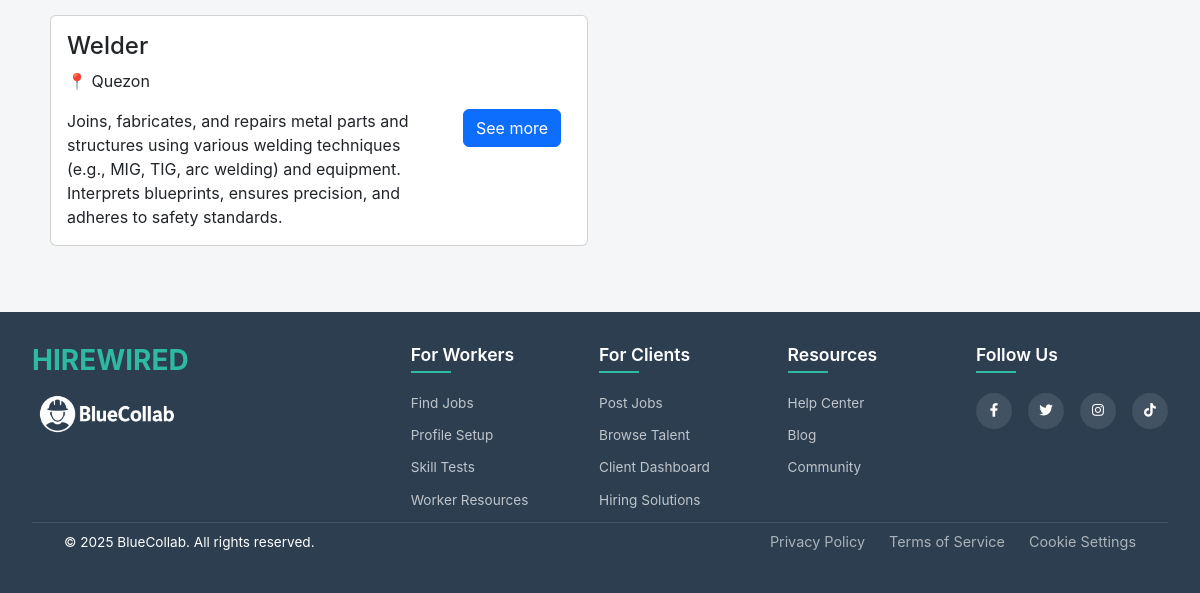
/jobs/ (signed in, lower part), run on an earlier commit of the app's database.
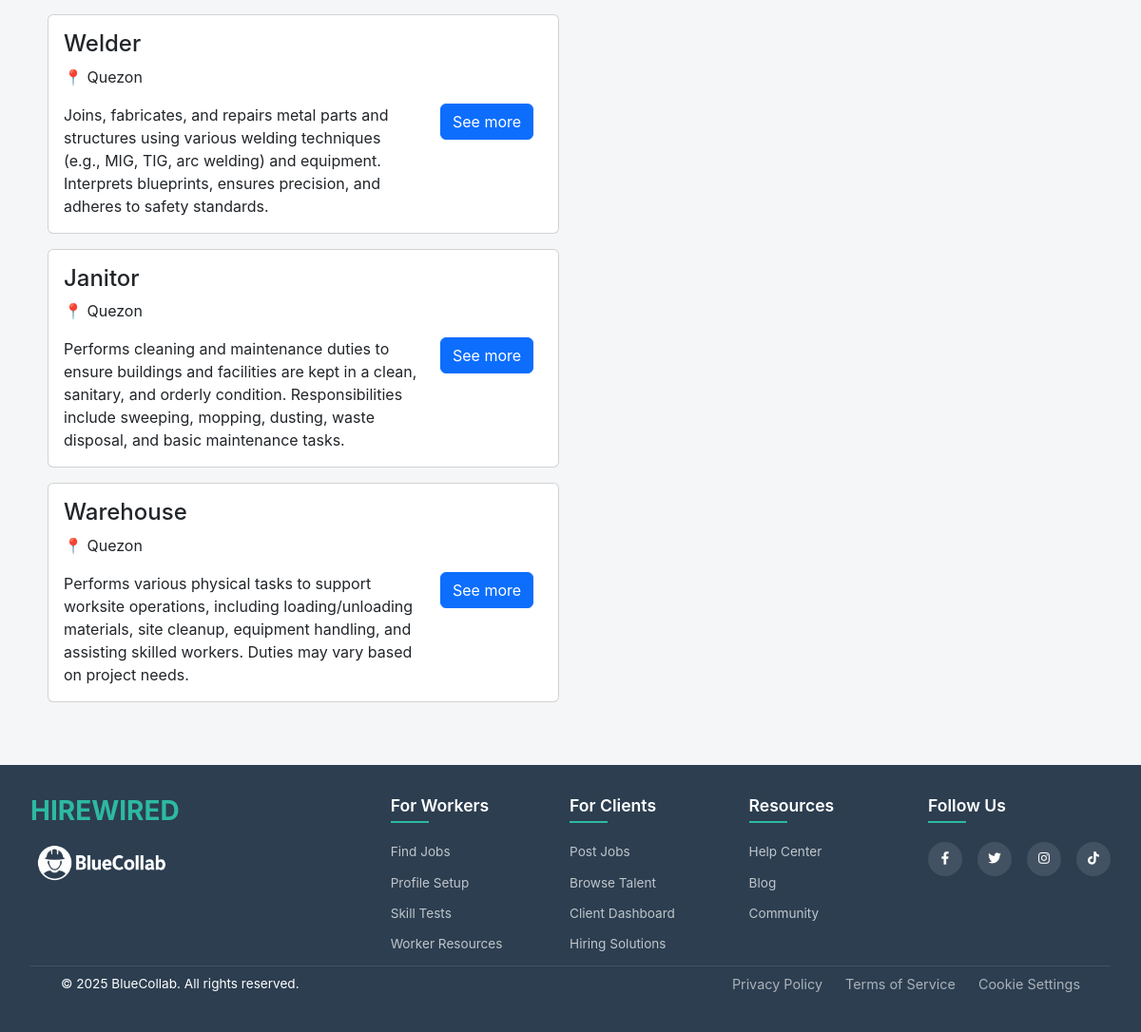
And on a later commit of the database.
### findjob/models.py (models this page shows)
class Job(models.Model):
    name = models.CharField(max_length=255)
    description = models.TextField(blank=True)
    category = models.CharField(max_length=255)
    schedule = models.CharField(max_length=255)
    salary = models.DecimalField(max_digits=10, decimal_places=2)
    rate_type = models.CharField(max_length=10, choices=[('hr', 'Per Hour'), ('day', 'Per Day')])
    details = models.TextField(blank=True)
    city = models.CharField(max_length=100, default='Quezon')

### findjob/views.py (the view)
# urls.py: path('jobs/', find_jobs_view, name='find_jobs_view'),
@login_required
def find_jobs_view(request, *args, **kwargs):
    jobs = Job.objects.all()
    search_query = request.GET.get("search_query", "")
    location = request.GET.get("location", "")
    min_salary = request.GET.get("min_salary", "")
    if search_query:
        jobs = jobs.filter(
            Q(category__icontains=search_query) |
            Q(name__icontains=search_query) |
            Q(description__icontains=search_query)
        )
    if location:
        jobs = jobs.filter(city__icontains=location)
    if min_salary:
        try:
            min_salary = int(min_salary)
            jobs = jobs.filter(salary__gte=min_salary)
        except ValueError:
            pass  # Ignore invalid inputs gracefully
    for job in jobs:
        if job.details:
            job.details = job.details.split(",")
    context = {
        "jobs": jobs,
    }
    return render(request, "jobs.html", context)

### findjob/templates/jobs.html (shortened to what this page needs)
{% extends 'base.html' %}
{% load static %}
{% block add_css %}
    <link rel="stylesheet" href="{% static 'css/job.css' %}">
{% endblock %}
{% block content %}
<div class="body-container page-fade-in">
    <div class="row page-fade-in">
        <div class="col job-list container page-fade-in">
            {% for job in jobs %}
                <div class="card mb-3">
                    <div class="card-body">
                        <h4 class="card-title">{{ job.name }}</h4>
                        <div class="row mb-3">
                                <p class="card-text">📍 {{ job.city }}</p>
                        </div>
                        <div class="row">
                            <div class="col-sm-9">
                                <p class="card-text float-start">{{ job.description }}</p>
                            </div>
                            <div class="col-sm-3">
                                <button type="button" class="btn btn-primary show-details-btn" id="{{ job.name }}">See more</button>
                            </div>
                        </div>
                    </div>
                </div>
            {% endfor %}
        </div>
        <div class="col">
        </div>
    </div>
</div>
{% endblock %}
{% block footer %}
    {% include 'footer.html' %}
{% endblock %}

What changed in the data, as far as the page shows it:
added Job: name "Janitor", city "Quezon", description "Performs cleaning and maintenance duties to ensure buildings and facilities are kept in a clean, sanitary, and orderly condition. Responsibilities include sweeping, mopping, dusting, waste disposal, and basic maintenance tasks."
added Job: name "Warehouse", city "Quezon", description "Performs various physical tasks to support worksite operations, including loading/unloading materials, site cleanup, equipment handling, and assisting skilled workers. Duties may vary based on project needs."
